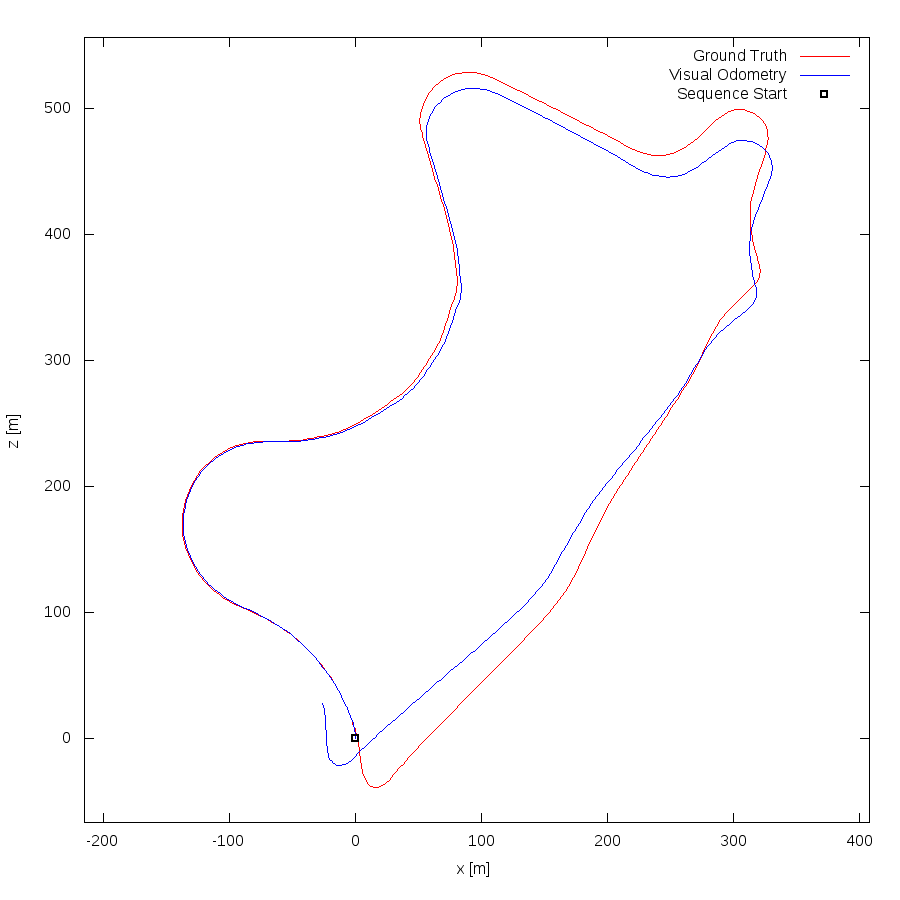

The script that drew this image:
set term postscript eps enhanced color
set output "09.eps"
set size ratio -1
set xrange [-215:408]
set yrange [-67:556]
set xlabel "x [m]"
set ylabel "z [m]"
plot "09.txt" using 1:2 lc rgb "#FF0000" title 'Ground Truth' w lines,"09.txt" using 3:4 lc rgb "#0000FF" title 'Visual Odometry' w lines,"< head -1 09.txt" using 1:2 lc rgb "#000000" pt 4 ps 1 lw 2 title 'Sequence Start' w points
